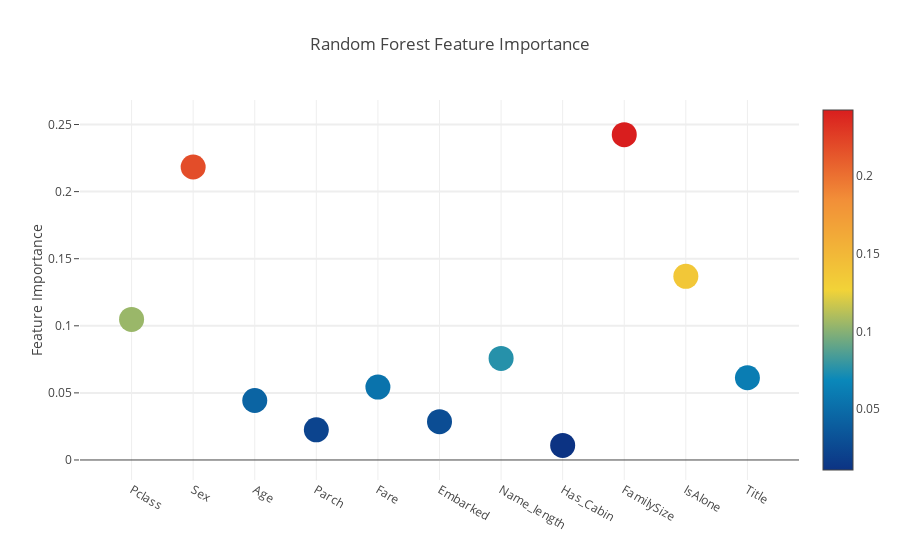

The notebook cell this image was saved under:
### Markdown cell above
이 시점에서 "산점도(Scatter)"라는 그래프를 통해 각각 다른 분류기별로의 feature importance 값들을 시각화하기 위해 대화형 `Plotly` 패키지를 사용할 것이다.

### Code cell
# Scatter plot
trace = go.Scatter(
    y = feature_dataframe['Random Forest feature importances'].values,
    x = feature_dataframe['features'].values,
    mode='markers',
    marker=dict(
        sizemode='diameter',
        sizeref=1,
        size=25,
        #size=feature_dataframe['AdaBoost feature importances'].values,
        #color=np.random.randn(500), # set color equal to a variable
        color=feature_dataframe['Random Forest feature importances'].values,
        colorscale='Portland',
        showscale=True
    ),
    text = feature_dataframe['features'].values
)

data = [trace]

layout = go.Layout(
    autosize=True,
    title='Random Forest Feature Importance',
    hovermode='closest',
    #xaxis = dict(
    #    title='Pop',
    #    ticklen=5,
    #    zeroline=False,
    #    gridwidth=2
    #),
    yaxis=dict(
        title='Feature Importance',
        ticklen=5,
        gridwidth=2
    ),
    showlegend=False
)

fig = go.Figure(data=data, layout=layout)
py.iplot(fig, filename='scatter2010')

### Figure 1 — Plotly figure (JSON) as saved in the notebook; plotly's stock layout.template omitted (floating-point values rounded to 4 significant figures)
{"data": [{"marker": {"color": [0.1047, 0.2184, 0.04433, 0.02249, 0.05433, 0.02854, 0.0757, 0.01088, 0.2425, 0.1369, 0.06128], "colorscale": "Portland", "showscale": true, "size": 25, "sizemode": "diameter", "sizeref": 1}, "mode": "markers", "text": ["Pclass", "Sex", "Age", "Parch", "Fare", "Embarked", "Name_length", "Has_Cabin", "FamilySize", "IsAlone", "Title"], "type": "scatter", "uid": "0e301f0e-2b87-4d22-9adf-225705f2031c", "x": ["Pclass", "Sex", "Age", "Parch", "Fare", "Embarked", "Name_length", "Has_Cabin", "FamilySize", "IsAlone", "Title"], "y": [0.1047, 0.2184, 0.04433, 0.02249, 0.05433, 0.02854, 0.0757, 0.01088, 0.2425, 0.1369, 0.06128]}], "layout": {"autosize": true, "hovermode": "closest", "showlegend": false, "title": {"text": "Random Forest Feature Importance"}, "xaxis": {"autorange": true, "range": [-0.7601, 10.76], "type": "category"}, "yaxis": {"autorange": true, "gridwidth": 2, "range": [-0.01955, 0.2729], "ticklen": 5, "title": {"text": "Feature Importance"}, "type": "linear"}}}
